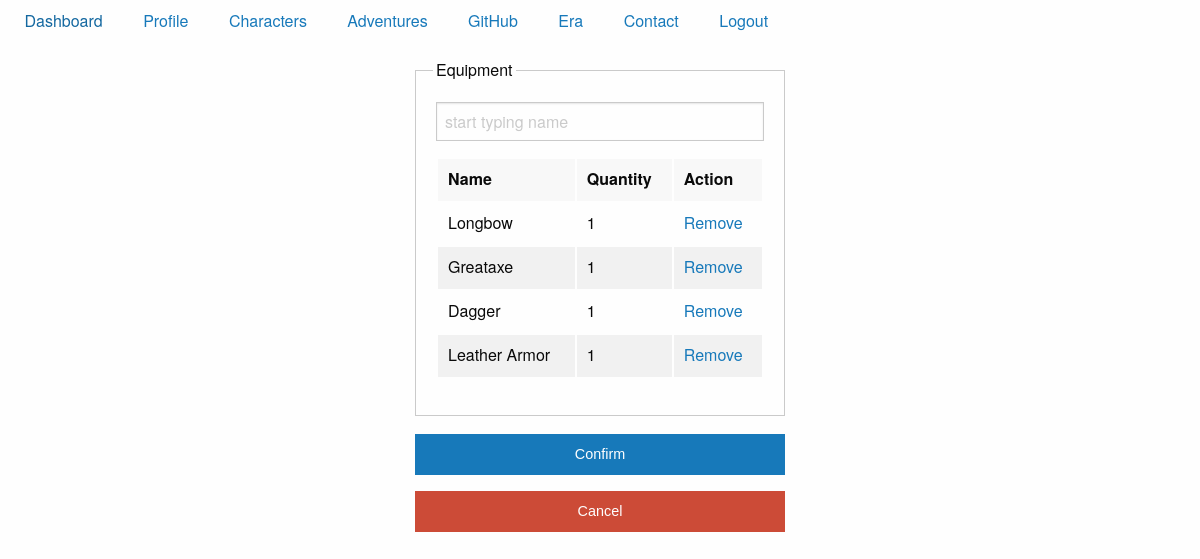
/private/characters/manageEquipment.php?id=1 (signed in), run on the app's committed database.
### tables this page shows
create table pc_equipment(
pc 	int not null,
equipment 			int not null,
quantity int default 1
);

create table equipment(
id int not null primary key auto_increment,
name varchar(50),
type varchar(50),
distance int,
dmg varchar(50),
ac int
);

### private/characters/manageEquipment.php (the view, shortened to what this page needs)
<?php
include_once '../../config.php'; checkLogin();
if(isset($_GET["id"])) {
	$query = "select * from pc where id = :id";
	$stmt = $conn->prepare($query);
	$stmt->execute(array("id" => $_GET["id"]));
	$entity = $stmt->fetch(PDO::FETCH_OBJ);
}
?>
<!doctype html>
<html class="no-js" lang="en" dir="ltr">
	<head>
		<?php
		include_once '../../templates/head.php';
		?>
		<link rel="stylesheet" href="//code.jquery.com/ui/1.12.1/themes/base/jquery-ui.css">
	</head>
	<body>
		<?php include_once '../../templates/menu.php'; ?>
		<form method="post">
		<div class="large-4 columns large-centered">
						<fieldset class="fieldset">
						<legend>Equipment</legend>
						<input id="cond" type="text" placeholder="start typing name" />
						<table>
							<thead>
								<tr>
									<th>Name</th>
									<th>Quantity</th>
									<th>Action</th>
								</tr>
							</thead>
							<tbody id="equipment">
								<?php
								$query = "select b.quantity, a.name, a.dmg, a.ac, a.type, a.id
										from equipment a
										inner join pc_equipment b on a.id = b.equipment
										where b.pc =" . $entity->id;
								$stmt = $conn->prepare($query);
								$stmt->execute();
								$result = $stmt->fetchAll(PDO::FETCH_OBJ);
										foreach ($result as $row) :
										?>
										<tr id="row_<?php echo $row->id; ?>">
											<td><?php echo $row->name; ?></td>
											<td><?php echo $row->quantity; ?></td>
											<td><a href="#" class="remove" id="r_<?php echo $row->id; ?>">Remove</a></td>
										</tr>
										<?php endforeach; ?>
							</tbody>
						</table>
						</fieldset>
						<input class="succes button expanded"  name="submit" type="submit" value="Confirm" />
						<input class="alert button expanded"  name="cancel" type="submit" value="Cancel" />
					</div>
		</form>
	</body>
</html>

### data on the page
pc_equipment: equipment.name "Longbow", quantity "1"
pc_equipment: equipment.name "Greataxe", quantity "1"
pc_equipment: equipment.name "Dagger", quantity "1"
pc_equipment: equipment.name "Leather Armor", quantity "1"
